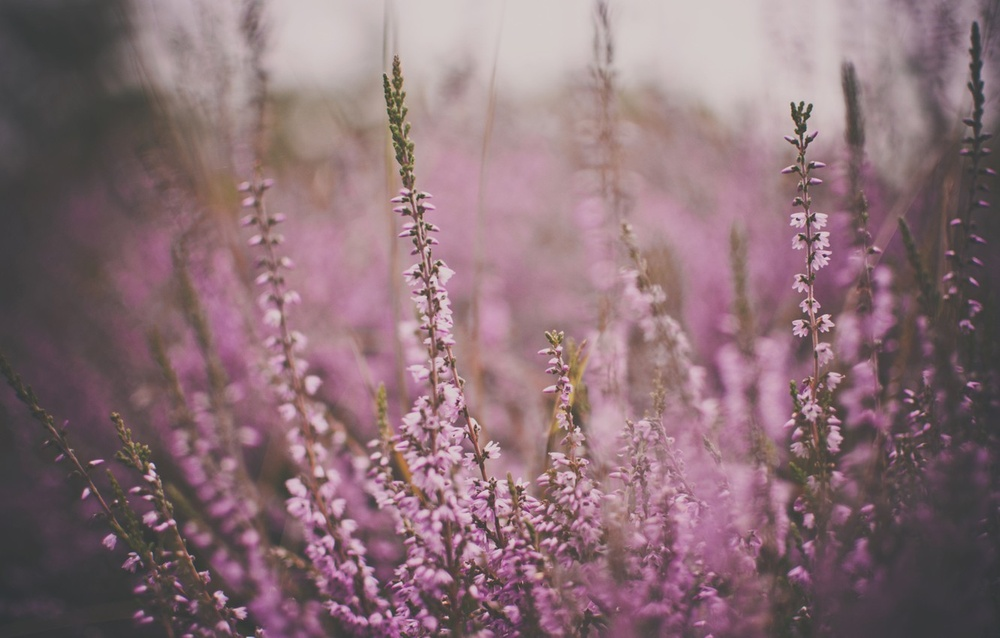
#> input picture Intensity_Compensation/dull-pink-flowers.jpg, 1000 x 638 px, shrunk from 1332 x 850 before the run
$ jupyter execute CannyOperator.ipynb   (older library calls are emulated)
#> lines starting #> are read from the running program, lines starting #| are printed output that depends on the picture; long printed decimals are rounded
## Задачи
<ol>
<li>Осуществить компенсацию интенсивности изображения</li>
<li>Реализовать поиск границ с помощью Кэнни</li>
<br>
Группа: КВБО-07-21<br>
Выполняли: Быковский В.А., Ванюшин С.Р., Данилова Д.П.

## Импорт необходимых библиотек

[cell 1]
import matplotlib.pyplot as plt
import numpy as np
import cv2

## Загрузка изображения

[cell 2]
img = cv2.imread("dull-pink-flowers.jpg")
#> img is the input picture: shape (638, 1000, 3); mean B, G, R 118.4, 111.6, 137.8
img = cv2.cvtColor(img, cv2.COLOR_BGR2RGB)

plt.rcParams['figure.figsize'] = [10, 10]
plt.title("Original image")
plt.imshow(img)
plt.show()

## Гистограмма интенсивности оригинального изображения

[cell 3]
colors = ('r', 'g', 'b')

for i, color in enumerate(colors):
    hist = cv2.calcHist([img], [i], None, [256], [0, 256])
    plt.plot(hist, color=color)

plt.title("Original image histogram")
plt.show()
#> figure, not shown here; curve peaks at x = 212, y = 10447; curve peaks at x = 65, y = 15226; curve peaks at x = 64, y = 10480

## Реализация функции компенсации интенсивности канала

[cell 4]
def channel_intensity_compensation(channel):
    """
    Осуществляет компенсацию интенсивности канала изображения

    :param channel: канал изображения, у которого необходимо скомпенсировать интенсивность

    :return compensated_channel: канал изображения со скомпенсированной интенсивностью
    """
    max_value = np.amax(channel)
    min_value = np.amin(channel)
    ratio = 255 / (max_value - min_value)
    compensated_channel = np.zeros(channel.shape, dtype='uint8')

    for i in range(channel.shape[0]):
        for j in range(channel.shape[1]):
            compensated_channel[i][j] = (channel[i][j] - min_value) * ratio

    return compensated_channel

r, g, b = cv2.split(img)
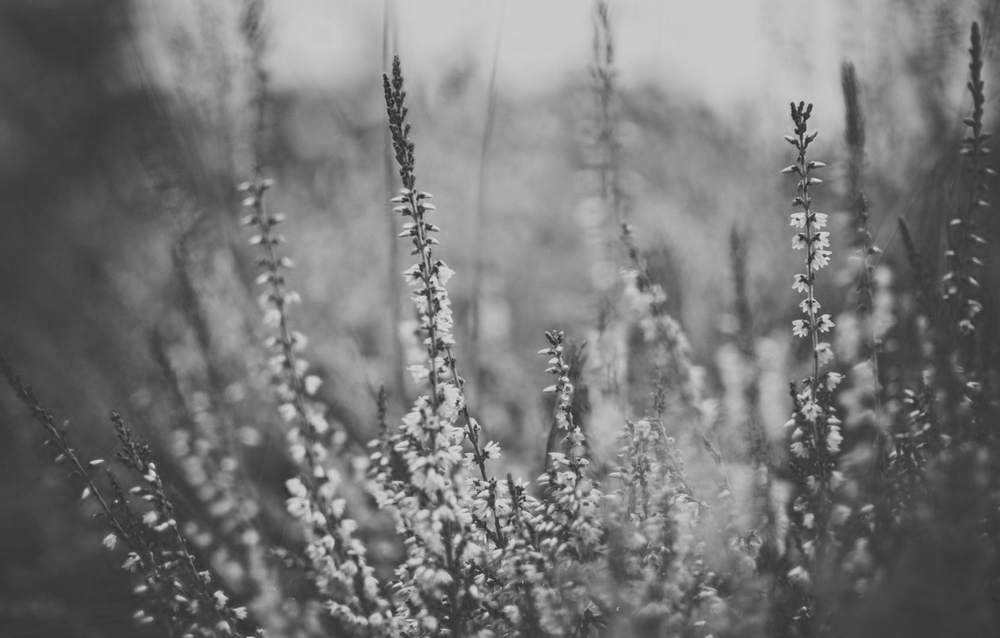
#> b: shape (638, 1000); min 34, max 228, mean 118.4
r = channel_intensity_compensation(r)
#> in channel_intensity_compensation, `max_value = np.amax(channel)`: max_value = 245
#> in channel_intensity_compensation, `min_value = np.amin(channel)`: min_value = 47
#> in channel_intensity_compensation, `ratio = 255 / (max_value - min_value)`: ratio = 1.29
#> after the loop in channel_intensity_compensation, `for i in range(channel.shape[0]):`:
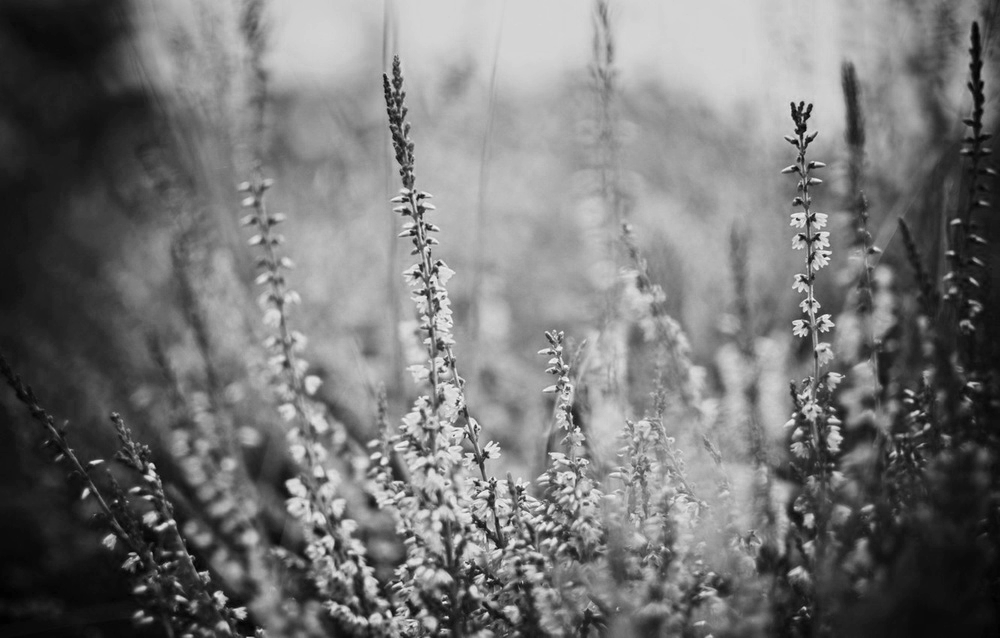
#> compensated_channel: shape (638, 1000); min 0, max 255, mean 116.4
g = channel_intensity_compensation(g)
#> in channel_intensity_compensation (call 2), `max_value = np.amax(channel)`: max_value = 210
#> in channel_intensity_compensation (call 2), `min_value = np.amin(channel)`: min_value = 35
#> in channel_intensity_compensation (call 2), `ratio = 255 / (max_value - min_value)`: ratio = 1.46
#> after the loop in channel_intensity_compensation (call 2), `for i in range(channel.shape[0]):`:
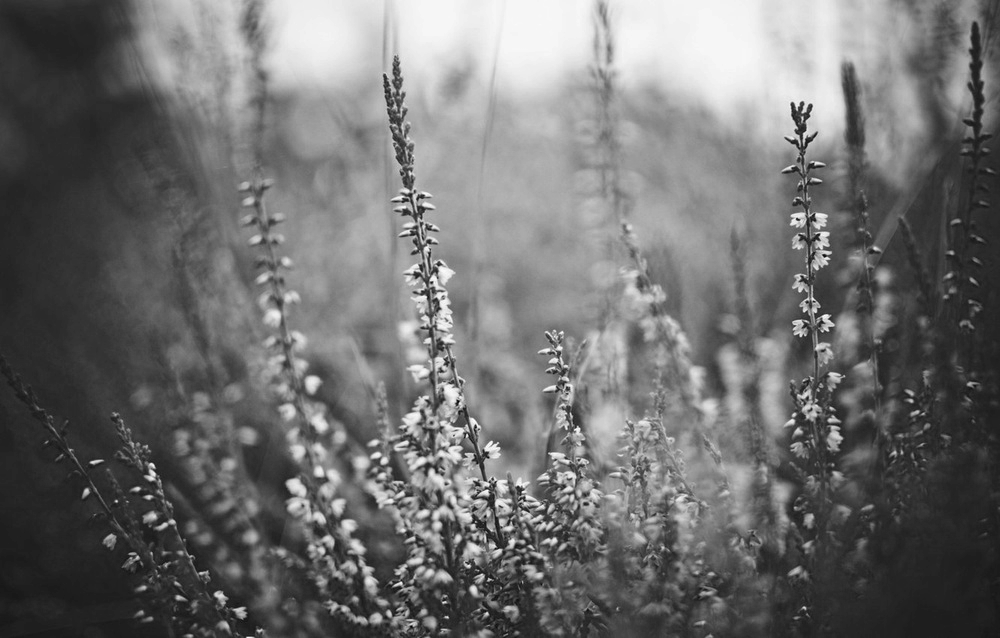
#> compensated_channel: shape (638, 1000); min 0, max 255, mean 111.1
b = channel_intensity_compensation(b)
#> in channel_intensity_compensation (call 3), `max_value = np.amax(channel)`: max_value = 228
#> in channel_intensity_compensation (call 3), `min_value = np.amin(channel)`: min_value = 34
#> in channel_intensity_compensation (call 3), `ratio = 255 / (max_value - min_value)`: ratio = 1.31
#> after the loop in channel_intensity_compensation (call 3), `for i in range(channel.shape[0]):`:
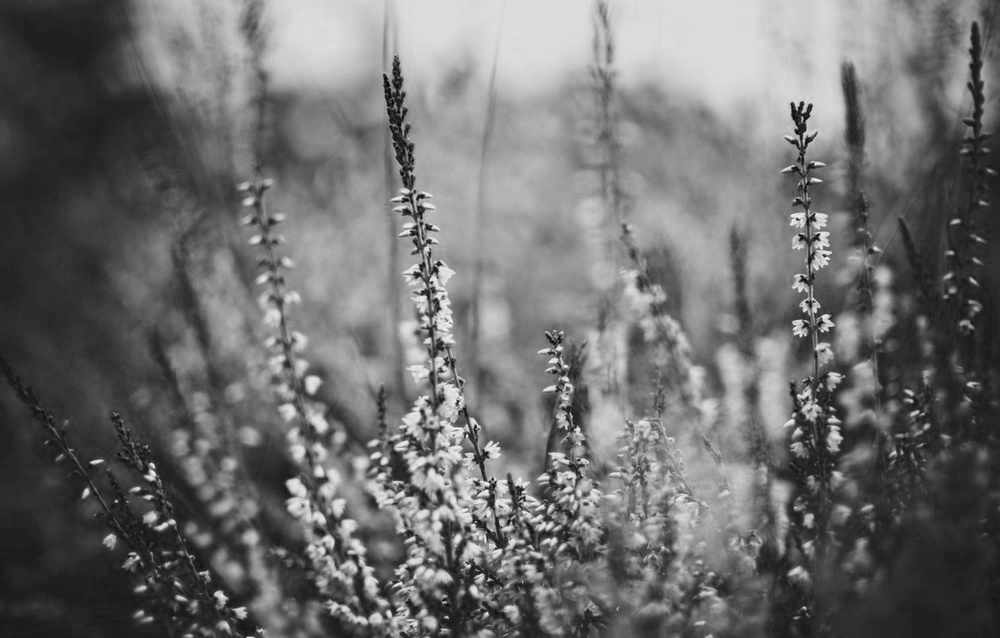
#> compensated_channel: shape (638, 1000); min 0, max 255, mean 110.4

compensated_img = cv2.merge((r, g, b))

plt.title("Сompensated image")
plt.imshow(compensated_img)
plt.show()

## Гистограмма интесивности изображения после компенсации

[cell 5]
for i, color in enumerate(colors):
    hist = cv2.calcHist([compensated_img], [i], None, [256], [0, 256])
    plt.plot(hist, color=color)

plt.title("Сompensated image histogram")
plt.show()
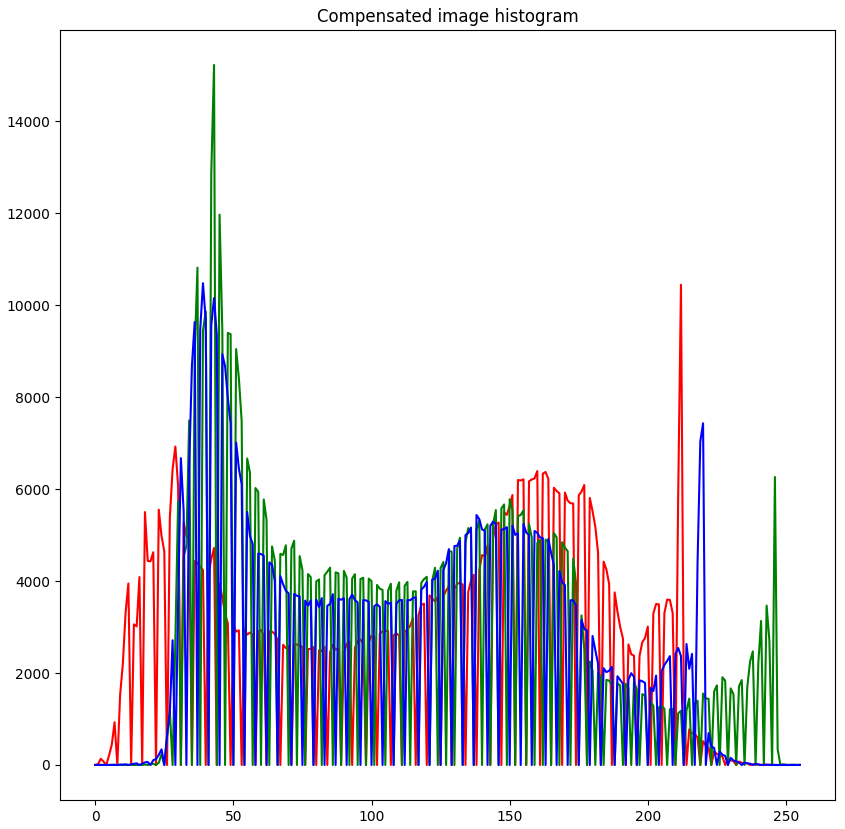
#> figure drawn by matplotlib, 1 panel; curve peaks at x = 212, y = 10447; curve peaks at x = 43, y = 15226; curve peaks at x = 39, y = 10480

## Нахождение среднего градиента и порогов для оператора Кэнни

[cell 6]
grayscale_img = cv2.cvtColor(img, cv2.COLOR_RGB2GRAY)

gradient_img = cv2.Sobel(grayscale_img, cv2.CV_8U, dx=1, dy=1)
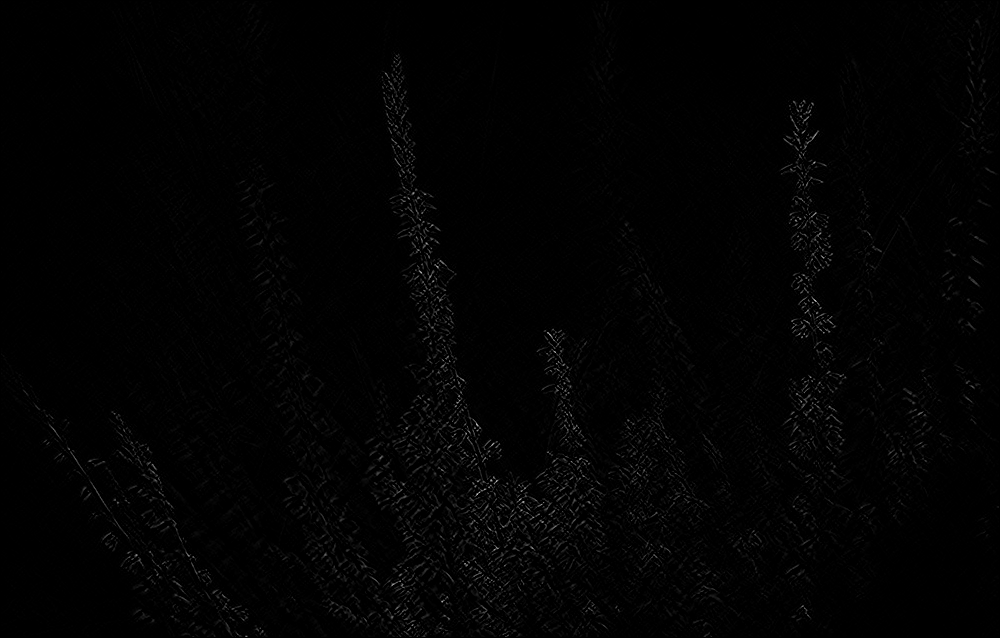
#> gradient_img: shape (638, 1000); min 0, max 188, mean 2.4
mean_gradient = (np.amax(gradient_img) + np.amin(gradient_img)) / 2
#> mean_gradient = 94
print(mean_gradient)
#| 94.0

upper_bound = 4 * mean_gradient / 3
#> upper_bound = 125.3
lower_bound = 2 * mean_gradient / 3
#> lower_bound = 62.67
print("Upper bound: ", upper_bound)
#| Upper bound:  125.333
print("Lower bound: ", lower_bound)
#| Lower bound:  62.667

## Окончательный результат

[cell 7]
canny_img = cv2.Canny(img, lower_bound, upper_bound)
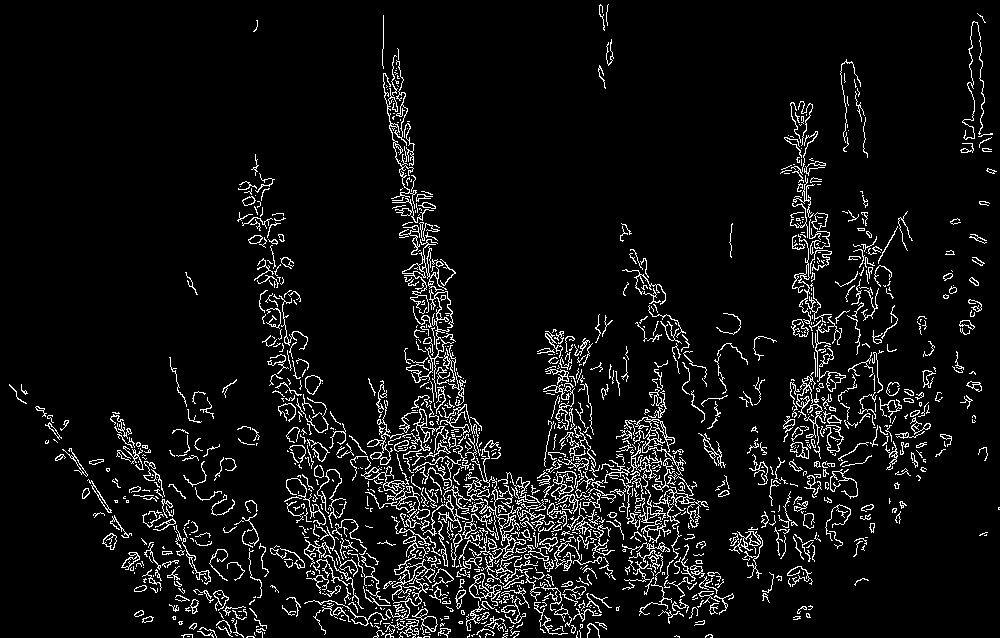
#> canny_img: shape (638, 1000); 6.6% white in thin lines or dots

plt.imshow(canny_img)
plt.title("Canny image")
plt.show()
